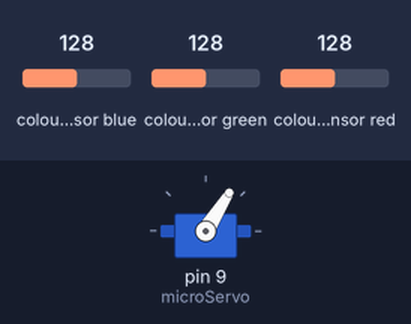
A sketch run on a simulated Arduino Uno, built with avr-gcc and run on an emulated ATmega328P. On the bench: servo. Wiring (inferred from the names in the program): TCS3200 colour sensor: output pin 8; S2 pin 6; S3 pin 7; S0 pin 4; S1 pin 5. The test bench sets the inputs (shaded band); at power-on: colour sensor green 128, colour sensor red 128, colour sensor blue 128. What the sketch prints to the serial monitor is not drawn.

Above: at 1.2 s.
1.3 s: colour sensor green set to 191
At 1.65 s:
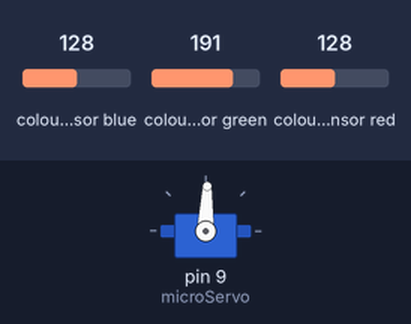
4.3 s: colour sensor red set to 191
At 5.5 s:
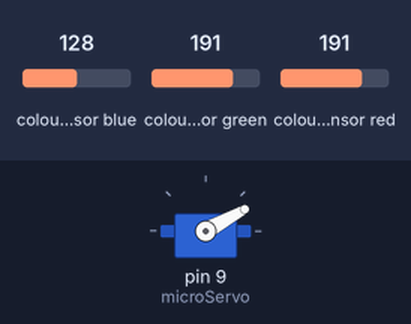
7.3 s: colour sensor red set to 5
10.3 s: colour sensor green set to 5
At 10.3 s:
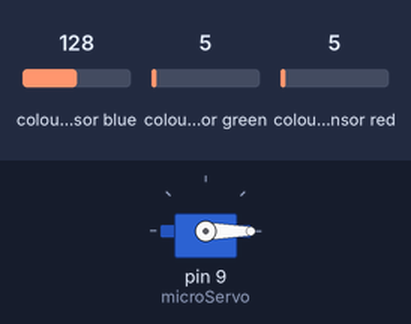
Timing chart, 0 to 13.3 s (numbered marks = the images above; inputs shaded):
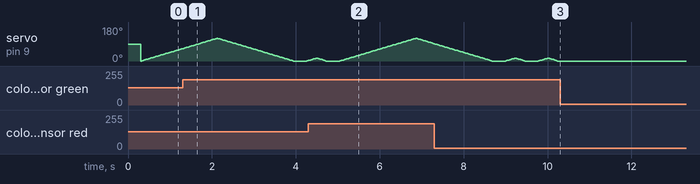

Measured:
- after the input at 10.3 s, servo on pin 9 (microServo): stops changing and stays 0°

The sketch:

sorteador_de_tapes_codi.ino
```cpp
/*
  Original color detection code by Rui Santos (http://randomnerdtutorials.com)
  Original servo control code by Scott Fitzgerald
  Adapted by Will Blevins for the cap sorting project @La fabrica del sol
*/

#include <Servo.h>
Servo microServo;  // create servo object to control a servo

//Define variables
#define S0 4
#define S1 5
#define S2 6
#define S3 7
#define sensorOut 8

int servoPosition = 0;    // variable to store the servo servoPositionition

int redFrequency = 0;
int greenFrequency = 0;
int blueFrequency = 0;

int redColor = 0;
int greenColor = 0;
int blueColor = 0;

void setup() {
  // Setting the outputs
  microServo.attach(9);  // attaches the servo on pin 9 to the servo object
  pinMode(S0, OUTPUT);
  pinMode(S1, OUTPUT);
  pinMode(S2, OUTPUT);
  pinMode(S3, OUTPUT);

  pinMode(sensorOut, INPUT);

  digitalWrite(S0,HIGH);
  digitalWrite(S1,LOW);

  Serial.begin(9600);
}

void loop() {
  // Setting RED (R) filtered photodiodes to be read
  digitalWrite(S2,LOW);
  digitalWrite(S3,LOW);

  // Reading the output frequency
  redFrequency = pulseIn(sensorOut, LOW);
  // Remaping the value of the RED (R) frequency from 0 to 255
  // You must replace with your own values. Here's an example:
  // redColor = map(redFrequency, 70, 120, 255,0);
  redColor = map(redFrequency, 70, 120, 255,0);

  // Printing the RED (R) value
  Serial.print("R = ");
  Serial.print(redColor);
  delay(100);

  // Setting GREEN (G) filtered photodiodes to be read
  digitalWrite(S2,HIGH);
  digitalWrite(S3,HIGH);

  // Reading the output frequency
  greenFrequency = pulseIn(sensorOut, LOW);
  // Remaping the value of the GREEN (G) frequency from 0 to 255
  // You must replace with your own values. Here's an example:
  // greenColor = map(greenFrequency, 100, 199, 255, 0);
  greenColor = map(greenFrequency, 100, 199, 255, 0);

  // Printing the GREEN (G) value
  Serial.print(" G = ");
  Serial.print(greenColor);
  delay(100);

  // Setting BLUE (B) filtered photodiodes to be read
  digitalWrite(S2,LOW);
  digitalWrite(S3,HIGH);

  // Reading the output frequency
  blueFrequency = pulseIn(sensorOut, LOW);
  // Remaping the value of the BLUE (B) frequency from 0 to 255
  // You must replace with your own values. Here's an example:
  // blueColor = map(blueFrequency, 38, 84, 255, 0);
  blueColor = map(blueFrequency, 38, 84, 255, 0);

  // Printing the BLUE (B) value
  Serial.print(" B = ");
  Serial.print(blueColor);
  delay(100);

  // Checks the current detected color and prints
  // a message in the serial monitor
  if(redColor > greenColor && redColor > blueColor){
      Serial.println(" - RED detected!");
      servoMove(120);       // angle lever to place red cap in correct place
  }
  if(greenColor > redColor && greenColor > blueColor){
    Serial.println(" - GREEN detected!");
       servoMove(15);       // angle lever to place red cap in correct place

  }
  if(blueColor > redColor && blueColor > greenColor){
    Serial.println(" - BLUE detected!");
    servoMove(-90);       // angle lever to place red cap in correct place

  }
}


void servoMove(int angle){
  int pos=0;
  if (angle>0){                                 // if we need to turn clockwise
    for (pos = 0; pos <= angle; pos += 1) {
      // in steps of 1 degree
      microServo.write(pos);
      delay(15);
    }
    for (pos = angle; pos >= 0; pos -= 1) {
      microServo.write(pos);
      delay(15);
    }
  } else {                                      // if we need to turn counter-clockwise
      for (pos = 0; pos >= angle; pos -= 1) {
      // in steps of 1 degree
      microServo.write(pos);
      delay(15);
    }
    for (pos = angle; pos <= 0; pos += 1) {
      microServo.write(pos);
      delay(15);
    }
  }
}
```
